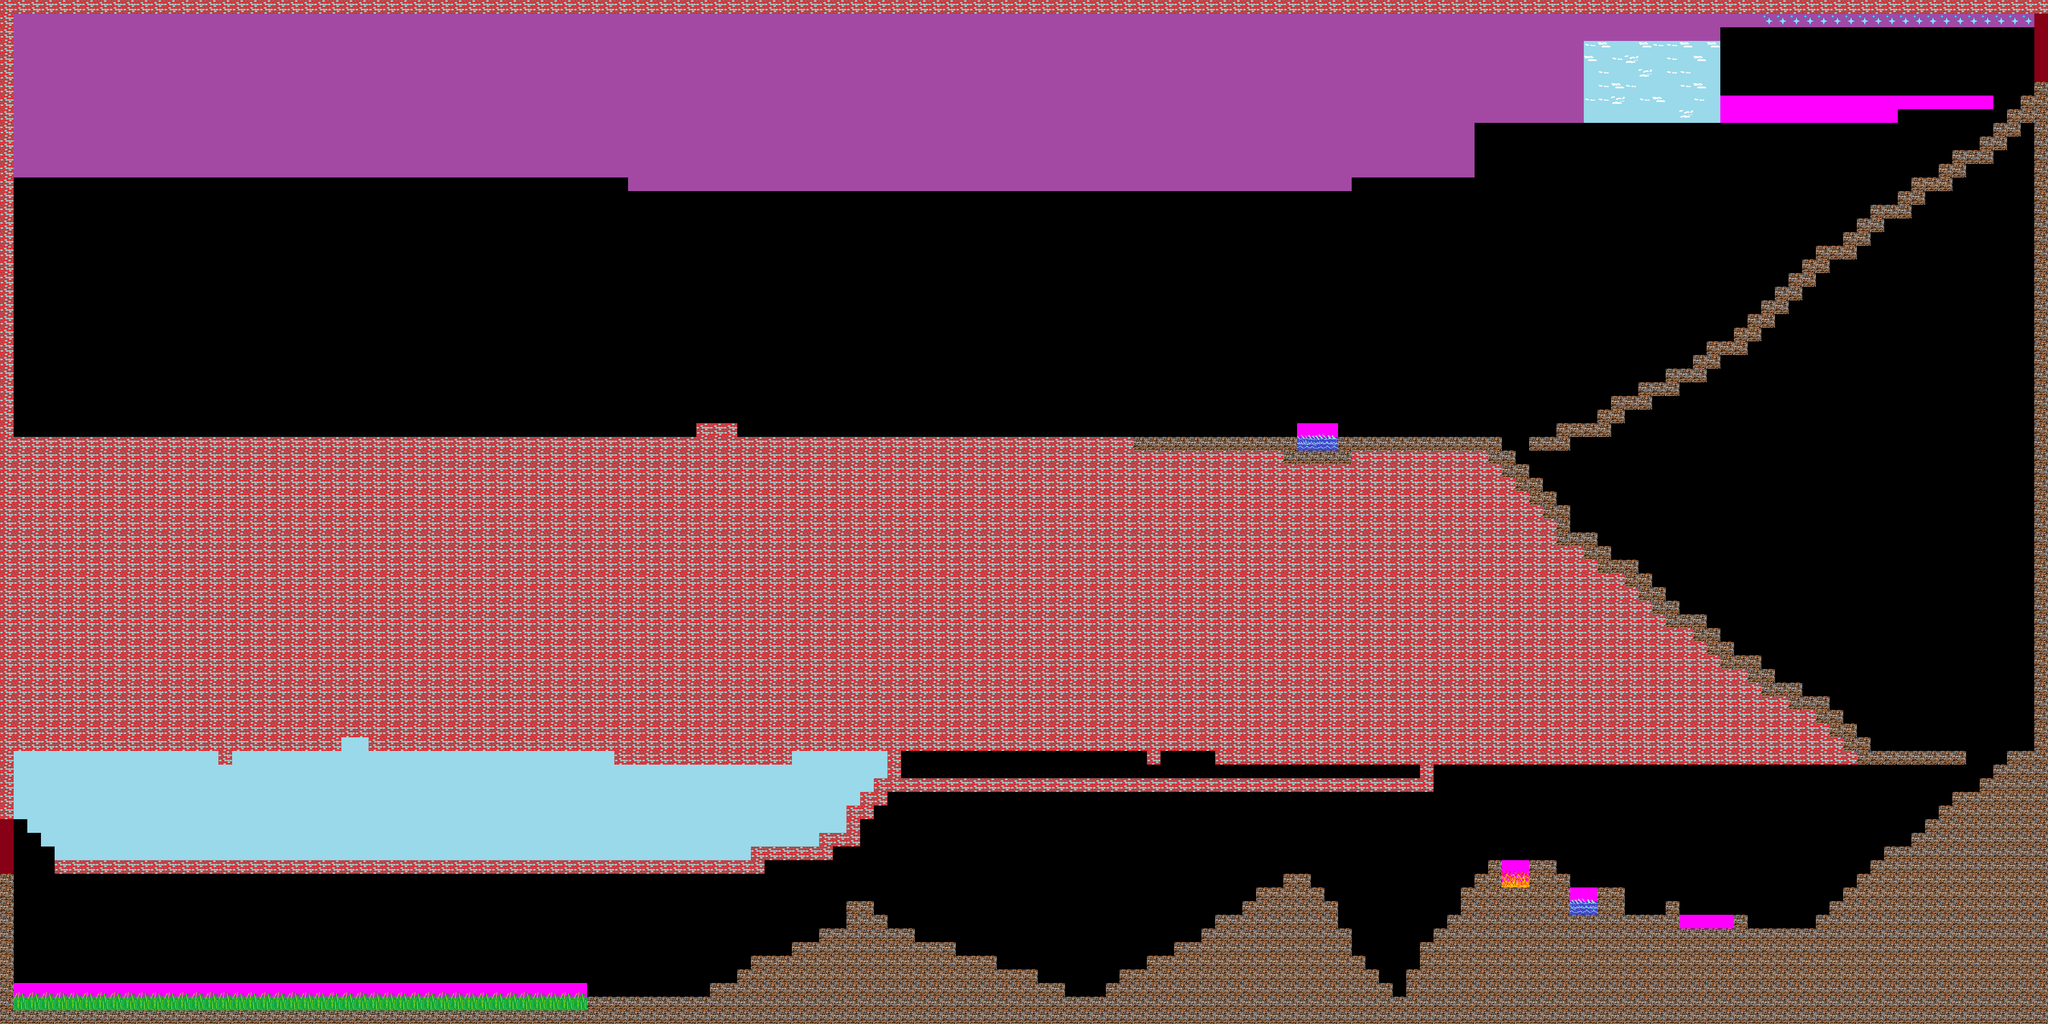

This game map was drawn from its Tiled (.tmx) file and the tilesets committed beside it. A one-line description and the trimmed map source follow:
An orthogonal 150x75 tile map with 32x32 px tiles, 1 tile layer (Tile Layer 1), 2 tilesets and 1 object (Player).

<map version="1.0" orientation="orthogonal" width="150" height="75" tilewidth="32" tileheight="32">
 <tileset firstgid="1" name="gametileset" tilewidth="32" tileheight="32">
  <image source="gametileset.png" trans="ff00ff" width="320" height="320" />
 </tileset>
 <tileset firstgid="101" name="gametileset" tilewidth="32" tileheight="32">
  <image source="gametileset.png" trans="ff00ff" width="320" height="320" />
 </tileset>
 <layer name="Tile Layer 1" width="150" height="75">
  <data>[11250 cells, 6286 non-empty, 25 distinct tile ids]</data>
 </layer>
 <objectgroup name="Object Layer 1" width="150" height="75">
  <object name="Player" type="Player" x="113" y="2192" width="70" height="108" />
 </objectgroup>
</map>